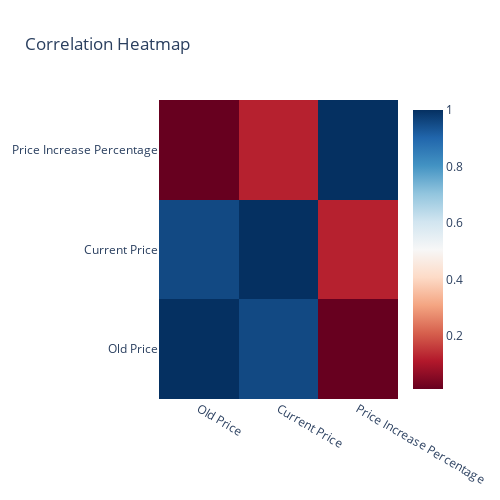

This figure's notebook cell:
### Markdown cell above
### **Plotting Correlation Heatmap Between ['Old Price', 'Current Price', 'Price Increase Percentage']**


---

### Code cell
# see if there is any strong correlation between the columns
corr = df[['Old Price', 'Current Price', 'Price Increase Percentage']].corr()

# Creation of the heatmap with Plotly
fig = go.Figure(data=go.Heatmap(z=corr,x=corr.columns,y=corr.columns,hoverongaps = False,colorscale='RdBu'))
fig.update_layout(title='Correlation Heatmap',xaxis_nticks=len(corr.columns),yaxis_nticks=len(corr.columns),autosize=False,width=500, height=500,margin=dict(l=100,r=100,b=100,t=100))
fig.show()

### Figure 1 — Plotly figure (JSON) as saved in the notebook; plotly's stock layout.template omitted (floating-point values rounded to 4 significant figures)
{"data": [{"colorscale": [[0, "rgb(103,0,31)"], [0.1, "rgb(178,24,43)"], [0.2, "rgb(214,96,77)"], [0.3, "rgb(244,165,130)"], [0.4, "rgb(253,219,199)"], [0.5, "rgb(247,247,247)"], [0.6, "rgb(209,229,240)"], [0.7, "rgb(146,197,222)"], [0.8, "rgb(67,147,195)"], [0.9, "rgb(33,102,172)"], [1, "rgb(5,48,97)"]], "hoverongaps": false, "type": "heatmap", "x": ["Old Price", "Current Price", "Price Increase Percentage"], "y": ["Old Price", "Current Price", "Price Increase Percentage"], "z": [[1, 0.9549, 0.01193], [0.9549, 1, 0.123], [0.01193, 0.123, 1]]}], "layout": {"autosize": false, "height": 500, "margin": {"b": 100, "l": 100, "r": 100, "t": 100}, "title": {"text": "Correlation Heatmap"}, "width": 500, "xaxis": {"nticks": 3}, "yaxis": {"nticks": 3}}}
